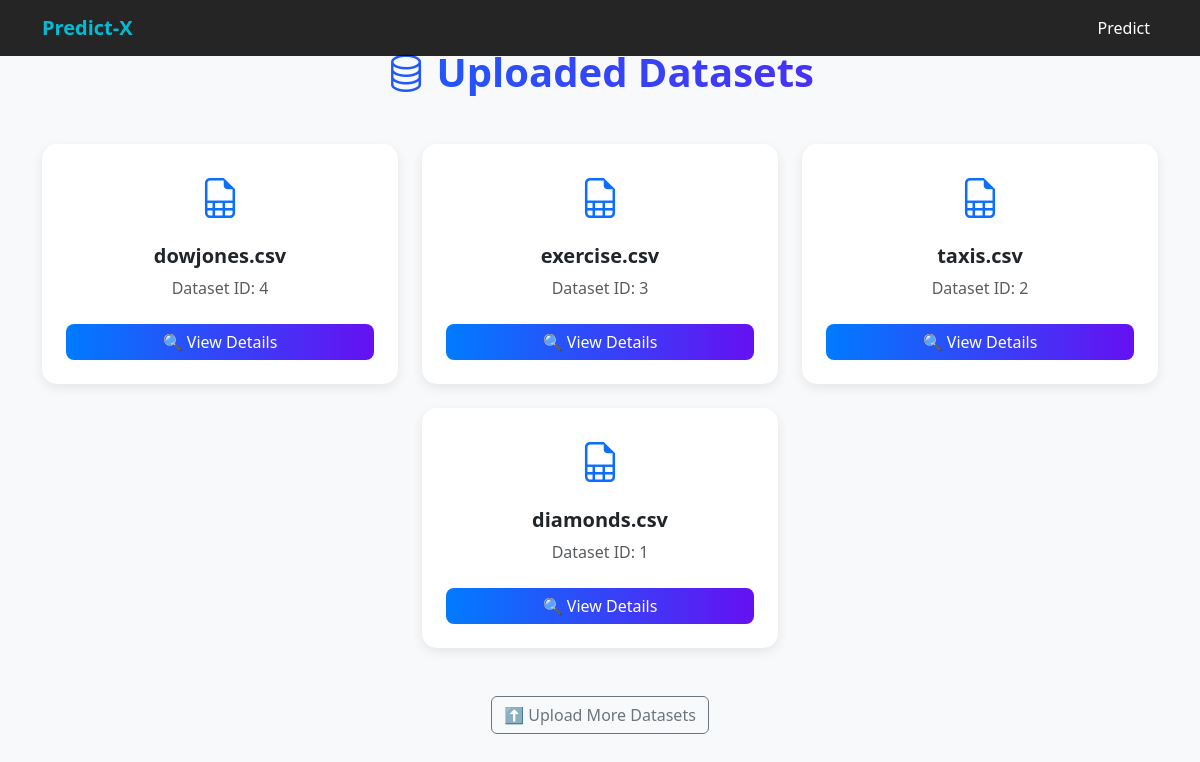
Page /datasets/ on the earlier database version.
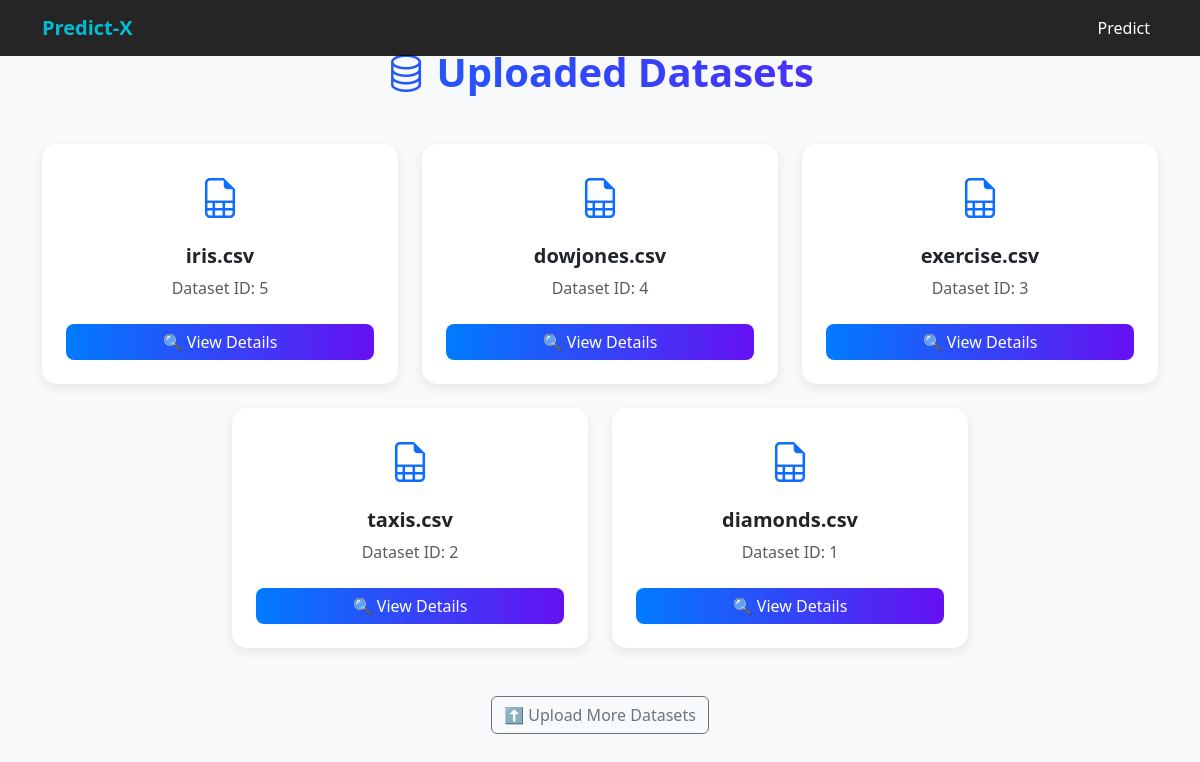
Same page on the later database version.
### data_app/models.py (models this page shows, shortened)
class Dataset(models.Model):
    name = models.CharField(max_length=200)
    file = models.FileField(upload_to='datasets/')
    uploaded_at = models.DateTimeField(auto_now_add=True)

### data_app/views.py (the view)
# urls.py: path('datasets/', views.dataset_list, name='dataset_list'),
def dataset_list(request):
    datasets = Dataset.objects.all().order_by('-uploaded_at')
    return render(request, 'data_app/dataset_list.html', {'datasets': datasets})

### data_app/templates/data_app/dataset_list.html (shortened to what this page needs)
<!DOCTYPE html>
<html lang="en">
<head>
  {% load static %}
  <link href="https://cdn.jsdelivr.net/npm/bootstrap@5.3.2/dist/css/bootstrap.min.css" rel="stylesheet">
  <link href="https://cdn.jsdelivr.net/npm/bootstrap-icons@1.11.1/font/bootstrap-icons.css" rel="stylesheet">
  <link href="https://cdn.jsdelivr.net/npm/bootstrap@5.3.3/dist/css/bootstrap.min.css" rel="stylesheet">
</head>
<body>
  <nav class="navbar navbar-expand-lg fixed-top">
    <div class="container">
      <a class="navbar-brand" href="{% url 'home' %}">Predict-X</a>
      <div class="collapse navbar-collapse justify-content-end" id="navbarNav">
        <ul class="navbar-nav">
          <li class="nav-item"><a class="nav-link" href="{% url 'upload_file' %}">Predict</a></li>
        </ul>
      </div>
    </div>
  </nav>
  <div class="container py-5">
    <div class="text-center mb-5">
      <h1 class="fw-bold text-gradient"><i class="bi bi-database"></i> Uploaded Datasets</h1>
    </div>
    <div class="row g-4 justify-content-center">
      {% for data in datasets %}
      <div class="col-md-6 col-lg-4">
        <div class="card p-4 text-center">
          <div class="mb-3">
            <i class="bi bi-file-earmark-spreadsheet fs-1 text-primary"></i>
          </div>
          <h5 class="fw-bold">{{ data.name }}</h5>
          <p class="text-muted">Dataset ID: {{ data.id }}</p>
          <a href="{% url 'dataset_detail' data.id %}" class="btn-glow btn-sm mt-2" style="text-decoration: none;">
            🔍 View Details
          </a>
        </div>
      </div>
      {% empty %}
      <div class="col-12 text-center text-muted">
        <p><i class="bi bi-exclamation-circle"></i> No datasets uploaded yet.</p>
      </div>
      {% endfor %}
    </div>
    <div class="text-center mt-5">
      <a href="{% url 'home' %}" class="btn btn-outline-secondary">
        ⬆️ Upload More Datasets
      </a>
    </div>
  </div>
</body>
</html>

### data_app/templates/data_app/dataset_list.html (style rules this page uses)
body { background-color: #f8f9fa; font-family: 'Segoe UI', sans-serif; }
.text-gradient { background: linear-gradient(90deg, #007bff, #6610f2); -webkit-background-clip: text; -webkit-text-fill-color: transparent; }
.card { border: none; border-radius: 15px; box-shadow: 0 4px 12px rgba(0, 0, 0, 0.08); transition: transform 0.2s ease, box-shadow 0.2s ease; }
.btn-glow { background: linear-gradient(90deg, #007bff, #6610f2); color: white; border: none; border-radius: 8px; padding: 6px 14px; transition: all 0.3s ease; }
.navbar { background-color: rgba(0, 0, 0, 0.85); }
.navbar-brand { font-weight: 700; color: #00bcd4 !important; }
.nav-link { color: white !important; transition: color 0.2s ease; }

Differences in the rows shown:
added Dataset: name "iris.csv", id "5"
